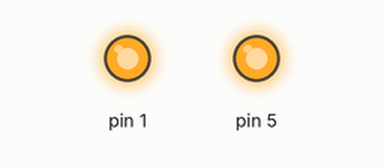
The sketch below on a simulated Arduino Uno, built with avr-gcc and run on an emulated ATmega328P. Shown: output pins drawn as LEDs (lit = HIGH).

Above: at 1.0 s.
At 3.0 s:
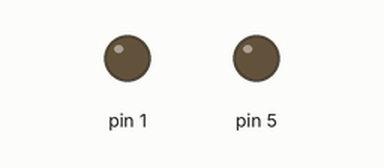
Timing chart, 0 to 5.2 s (numbered marks = the images above):
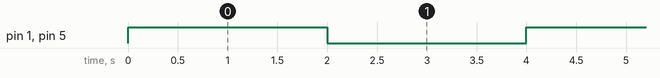

The sketch:

testP5.ino
```cpp
void setup() {
  // put your setup code here, to run once:
  pinMode(1,OUTPUT);
  pinMode(5,OUTPUT);
}

void loop() {
  // put your main code here, to run repeatedly:
  digitalWrite(1,HIGH);
  digitalWrite(5,HIGH);
  delay(2000);
  digitalWrite(1,LOW);
  digitalWrite(5,LOW);
  delay(2000);
}
```

Measured:
- by itself, pin 1, pin 5: alternates HIGH for 2.0 s and LOW for 2.0 s
